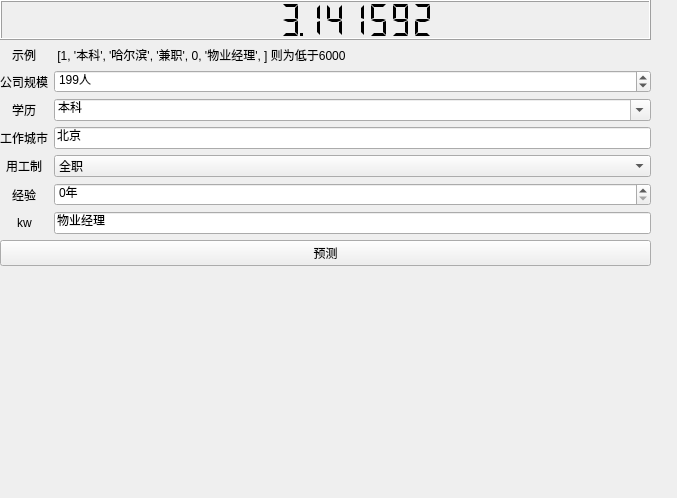
                 <widget class="QWidget" name="page_3">
                  <property name="geometry">
                   <rect>
                    <x>0</x>
                    <y>0</y>
                    <width>677</width>
                    <height>498</height>
                   </rect>
                  </property>
                  <attribute name="icon">
                   <iconset>
                    <normaloff>预测.svg</normaloff>预测.svg</iconset>
                  </attribute>
                  <attribute name="label">
                   <string>预测</string>
                  </attribute>
                  <widget class="QWidget" name="layoutWidget_4">
                   <property name="geometry">
                    <rect>
                     <x>0</x>
                     <y>0</y>
                     <width>651</width>
                     <height>351</height>
                    </rect>
                   </property>
                   <layout class="QVBoxLayout" name="verticalLayout_4">
                    <item>
                     <widget class="QLCDNumber" name="lcdNumber">
                      <property name="minimumSize">
                       <size>
                        <width>0</width>
                        <height>20</height>
                       </size>
                      </property>
                      <property name="maximumSize">
                       <size>
                        <width>16777215</width>
                        <height>40</height>
                       </size>
                      </property>
                      <property name="smallDecimalPoint">
                       <bool>true</bool>
                      </property>
                      <property name="digitCount">
                       <number>10</number>
                      </property>
                      <property name="segmentStyle">
                       <enum>QLCDNumber::Flat</enum>
                      </property>
                      <property name="value" stdset="0">
                       <double>3.141592000000000</double>
                      </property>
                     </widget>
                    </item>
                    <item>
                     <layout class="QFormLayout" name="formLayout">
                      <property name="sizeConstraint">
                       <enum>QLayout::SetMaximumSize</enum>
                      </property>
                      <property name="fieldGrowthPolicy">
                       <enum>QFormLayout::AllNonFixedFieldsGrow</enum>
                      </property>
                      <property name="rowWrapPolicy">
                       <enum>QFormLayout::DontWrapRows</enum>
                      </property>
                      <property name="labelAlignment">
                       <set>Qt::AlignCenter</set>
                      </property>
                      <property name="formAlignment">
                       <set>Qt::AlignHCenter|Qt::AlignTop</set>
                      </property>
                      <item row="1" column="0">
                       <widget class="QLabel" name="Label">
                        <property name="text">
                         <string>公司规模</string>
                        </property>
                       </widget>
                      </item>
                      <item row="1" column="1">
                       <widget class="QSpinBox" name="company_size_predict">
                        <property name="suffix">
                         <string>人</string>
                        </property>
                        <property name="maximum">
                         <number>99999</number>
                        </property>
                        <property name="value">
                         <number>199</number>
                        </property>
                       </widget>
                      </item>
                      <item row="2" column="0">
                       <widget class="QLabel" name="Label_2">
                        <property name="text">
                         <string>学历</string>
                        </property>
                       </widget>
                      </item>
                      <item row="2" column="1">
                       <widget class="QComboBox" name="education_predict">
                        <property name="editable">
                         <bool>true</bool>
                        </property>
                        <item>
                         <property name="text">
                          <string>本科</string>
                         </property>
                        </item>
                        <item>
                         <property name="text">
                          <string>New Item</string>
                         </property>
                        </item>
                        <item>
                         <property name="text">
                          <string>New Item</string>
                         </property>
                        </item>
                        <item>
                         <property name="text">
                          <string>New Item</string>
                         </property>
                        </item>
                        <item>
                         <property name="text">
                          <string>New Item</string>
                         </property>
                        </item>
                       </widget>
                      </item>
                      <item row="3" column="0">
                       <widget class="QLabel" name="Label_3">
                        <property name="text">
                         <string>工作城市</string>
                        </property>
                       </widget>
                      </item>
                      <item row="3" column="1">
                       <widget class="QLineEdit" name="work_city_predict">
                        <property name="inputMask">
                         <string/>
                        </property>
                        <property name="text">
                         <string>北京</string>
                        </property>
                       </widget>
                      </item>
                      <item row="4" column="0">
                       <widget class="QLabel" name="Label_4">
                        <property name="text">
                         <string>用工制</string>
                        </property>
                       </widget>
                      </item>
                      <item row="4" column="1">
                       <widget class="QComboBox" name="work_type_predict">
                        <item>
                         <property name="text">
                          <string>全职</string>
                         </property>
                        </item>
                        <item>
                         <property name="text">
                          <string>兼职</string>
                         </property>
                        </item>
                       </widget>
                      </item>
                      <item row="5" column="0">
                       <widget class="QLabel" name="Label_5">
                        <property name="text">
                         <string>经验</string>
                        </property>
                       </widget>
                      </item>
                      <item row="5" column="1">
                       <widget class="QSpinBox" name="exp_predict">
                        <property name="enabled">
                         <bool>true</bool>
                        </property>
                        <property name="suffix">
                         <string>年</string>
                        </property>
                        <property name="prefix">
                         <string/>
                        </property>
                       </widget>
                      </item>
                      <item row="6" column="0">
                       <widget class="QLabel" name="kwLabel">
                        <property name="text">
                         <string>kw</string>
                        </property>
                       </widget>
                      </item>
                      <item row="6" column="1">
                       <widget class="QLineEdit" name="kw_predict">
                        <property name="text">
                         <string>物业经理</string>
                        </property>
                       </widget>
                      </item>
                      <item row="7" column="0" colspan="2">
                       <widget class="QPushButton" name="predict">
                        <property name="text">
                         <string>预测</string>
                        </property>
                       </widget>
                      </item>
                      <item row="0" column="0">
                       <widget class="QLabel" name="label_6">
                        <property name="text">
                         <string>示例</string>
                        </property>
                       </widget>
                      </item>
                      <item row="0" column="1">
                       <widget class="QLabel" name="label_11">
                        <property name="text">
                         <string> [1, '本科', '哈尔滨', '兼职', 0, '物业经理', ] 则为低于6000</string>
                        </property>
                       </widget>
                      </item>
                     </layout>
                    </item>
                   </layout>
                  </widget>
                 </widget>
